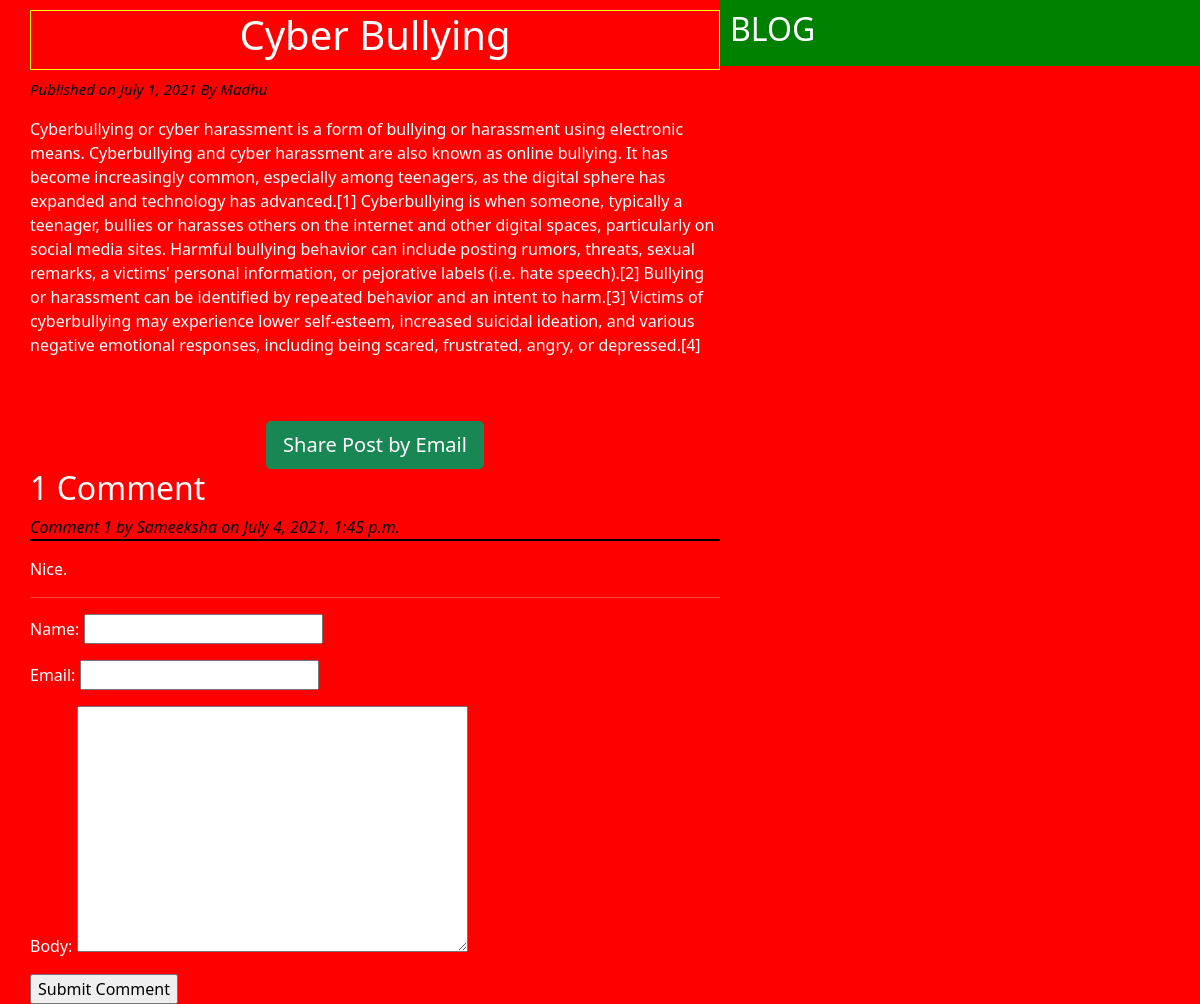
Screenshot of /2021/07/01/cyber-bullying/ with the database file from the repository.
### blogapp/models.py (models this page shows, shortened)
class Post(models.Model):
	STATUS_CHOICES=(('draft','Draft'),('published','Published'))
	author=models.ForeignKey(User,related_name='blog_posts',on_delete=models.CASCADE)
	title=models.CharField(max_length=50)
	created=models.DateField(auto_now_add=True)
	updated=models.DateField(auto_now=True)
	publish=models.DateField(default=timezone.now)
	status=models.CharField(max_length=50,choices=STATUS_CHOICES,default='draft')
	body=models.TextField()
	slug=models.SlugField(max_length=50,unique_for_date='publish')
	objects=CustomManager()
	tags=TaggableManager()
	class Meta:
		ordering=('-publish',)

class Comment(models.Model):
	post = models.ForeignKey(Post,related_name='comments',on_delete=models.CASCADE)
	name = models.CharField(max_length=50)
	email = models.EmailField()
	body = models.TextField()
	created = models.DateTimeField(auto_now_add=True)
	updated = models.DateField(auto_now=True)
	active = models.BooleanField(default=True)
	class Meta:
		ordering=('created',)

### blogapp/views.py (the view)
# urls.py: re_path(r'^(?P<year>\d{4})/(?P<month>\d{2})/(?P<day>\d{2})/(?P<post>[-\w]+)/$',views.post_detail_view,name='post_detail'),
def post_detail_view(request,year,month,day,post):
	post = get_object_or_404(Post,slug=post,status='published',publish__year=year,publish__month=month,publish__day=day)
	comments = post.comments.filter(active=True)
	csubmit = False
	if request.method == 'POST':
		form = CommentForm(request.POST)
		if form.is_valid():
			new_comment = form.save(commit=False)
			new_comment.post = post
			new_comment.save()
			csubmit = True
	else:
		form = CommentForm()
	my_dict = {'post':post,'form':form,'csubmit':csubmit,'comments':comments}
	return render(request = request ,template_name='blogapp/post_detail.html',context=my_dict)

### blogapp/forms.py
class CommentForm(forms.ModelForm):
	class Meta:
		model = Comment
		fields = ('name','email','body')

### blogapp/models.py (called while the page is built)
	def get_queryset(self):
		return super().get_queryset().filter(status='published')

### templates/blogapp/post_detail.html (shortened to what this page needs)
{% extends "blogapp/base.html" %}
{% block content_block %}
	<h1>{{ post.title }}</h1>
	<p id="date"> Published on {{ post.publish }} By {{ post.author|title }}</p>
	{{ post.body|linebreaks }}
	<br></br>
	<div class="container" align="center">
	<a href="/{{ post.id }}/share" class = "btn btn-lg btn-success">Share Post by Email</a>
	</div>
	{% with comments.count as comments_count  %}
		<h2>{{ comments_count }} Comment {{ comments_count|pluralize }}</h2>
	{% endwith %}
	{% if comments %}
		{% for comment in comments  %}
		<p id='ch'>Comment {{ forloop.counter }} by {{ comment.name }} on {{ comment.created }}</p>
		<div class="cb">
			{{ comment.body|linebreaks }}
		</div>
	{% endfor %}
	<hr></hr>
	{% else %}
		<p>There are no comments yet!!</p>
	{% endif %}
	{% if csubmit %}
		<h2>Your comment added successfully</h2>
	{% else %}
		<form method = "POST">
			{{ form.as_p }}
			<input type="submit" name="" value="Submit Comment">
		</form>
	{% endif %}
{% endblock content_block %}

### static/blogapp/css/base.css (style rules this page uses)
h1 { text-align: center; border: 1px solid yellow; padding-bottom: 10px; }
body { color: white; background: red; }
#date { color: black; font-size: 15px; font-style: italic; }
#ch { color: black; font-style: 30px; font-style: italic; border-bottom: 2px solid black; }

### rows the page displays
Post: title "Cyber Bullying", publish "July 1, 2021", author "Madhu", body "Cyberbullying or cyber harassment is a form of bullying or harassment using electronic means. Cyberbullying and cyber harassment are also known as online bullying. It has become increasingly common, especially among teenagers, as the digital sphere has expanded and technology has advanced.[1] Cyberbullying is when someone, typically a teenager, bullies or harasses others on the internet and other digital spaces, particularly on social media sites. Harmful bullying behavior can include posting rumors, threats, sexual remarks, a victims' personal information, or pejorative labels (i.e. hate speech).[2] Bullying or harassment can be identified by repeated behavior and an intent to harm.[3]…"
Comment: name "Sameeksha", created "July 4, 2021, 1:45 p.m.", body "Nice."

### other values shown
{{ comments_count }} "1"
